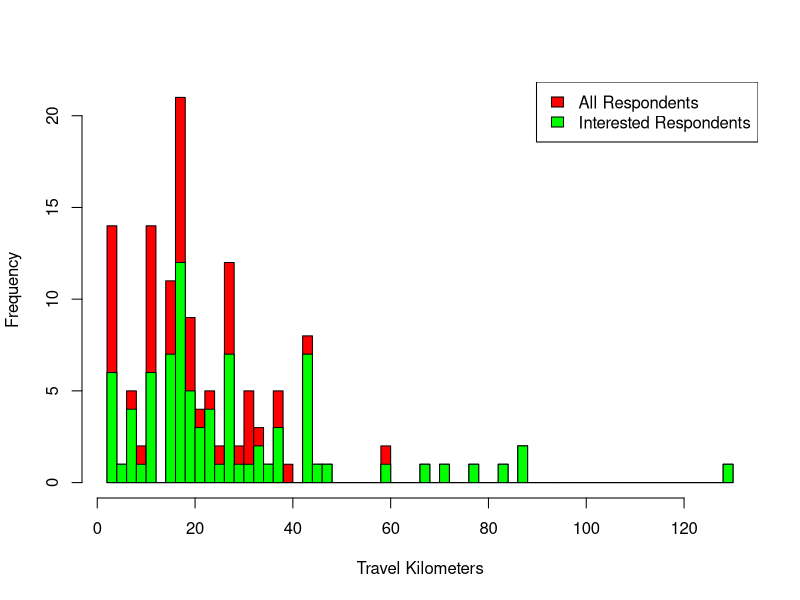

Reproduce this figure in R. (Note: this script raises an error after producing the figure.)
### LIBRARIES

library(dplyr)
library(plyr)
library(car)

### READING DATA
setwd("/Users/lukasmohs/Desktop/MA-data-analysis/") #adjust to directiory
data = read.csv("data.csv",sep=',')


### MODIFY DATA
levels(data$X1a)
#[1] "Alumni"           "Bachelor Student" "Master Student"   "PHD Student"   
data <- mutate(data, X1a2 = as.numeric(data$X1a))


data <- mutate(data, X1d2 = ifelse(data$X1d == 'Public Transport', 1,  ifelse(data$X1d == 'Both: Car &Public Transport', 2,  ifelse(data$X1d == 'Car', 3, 0))))
data <- mutate(data, X1d3 = ifelse(data$X1d == 'Car', 1,  0))


data$X.1c. = gsub(",", ".", data$X.1c.)
data$X.1c. = as.double(as.character(data$X.1c.))
data <- mutate(data, X.1c.2 = ifelse(data$X2a == 1, X.1c.,  NA))

data$X5a = as.POSIXct(strptime(data$X5a,format='%H:%M:%S'))
data$X5b = as.POSIXct(strptime(data$X5b,format='%H:%M:%S'))
data <- mutate(data, X5c = ifelse(data$X5c == '5 Minutes', 5,  ifelse(data$X5c == '10 Minutes', 10,  ifelse(data$X5c == '15 Minutes', 15, ifelse(data$X5c == '20 Minutes', 20, ifelse(data$X5c == '30 Minutes', 30, 40))))))
data <- mutate(data, X5d = ifelse(data$X5d == 'Less than 2 hours', 1,  ifelse(data$X5d == '2 - 12 hours', 2,  ifelse(data$X5d == '12 - 24 hours', 3, ifelse(data$X5d == 'more than 24 hours', 4, 0)))))
levelsX5e = levels(data$X5e)
#[1] ""                              "All"                           "All of the above"              "Bank Transfer"                 "Bier"                         
#[6] "Cash"                          "Cash and bank transfer"        "Payment Service (i.e. Paypal)" "Using an app"  
data$X5e =  as.numeric(data$X5e)

levelsX5f = levels(data$X5f)
#[1] ""                          "0 special characteristics" "Age group / study degree"  "Field of study"            "Gender"                    "Just distance"            
#[7] "Time of arrival"    
data$X5f =  as.numeric(data$X5f)

data$X6a = gsub(",", ".", data$X6a)
data$X6a = as.double(as.character(data$X6a))
data <- mutate(data, wppkm = ifelse(!is.na(data$X6a), X6a/X.1c. ,  NA))

data$X7a = gsub(",", ".", data$X7a)
data$X7a = as.double(as.character(data$X7a))
data <- mutate(data, eppkm = ifelse(!is.na(data$X7a), X7a/X.1c. ,  NA))

data$X7b = gsub(",", ".", data$X7b)
data$X7b = as.double(as.character(data$X7b))
data <- mutate(data, epdkm = ifelse(!is.na(data$X7b), X7b/10 ,  NA))

levelsX9a = levels(data$X9a)
#[1] ""    [2] "0 Need"   [3] "0t interested financially"   [4] "Loss of flexibility" [5] "Loss of privacy"    [6] "Public transport is more convenient"                                
# [7] "Public transport is more convenient and especially more sustainable"  [8] "Traffic jams"     [9] "Umwelt" 
data$X9a = as.numeric(data$X9a)
data <- mutate(data, X9a = ifelse(X9a!=1,X9a ,  NA))





### EXPLORATION
#Population
n = length(data$X1a2) # 136
numberCarDrivers = length(which(data$X1d2 == 3)) # 35
numberNonCarDrivers = length(which(data$X1d != 3)) # 101

#Gender
length(which(data$X1b == "Male")) #101
length(which(data$X1b == "Female")) #35
#Percent Male
length(which(data$X1b == "Male")) / n # 0.7426471

#Degree #[1] "Alumni"           "Bachelor Student" "Master Student"   "PHD Student"   
count(data$X1a2)
#x freq
#1    1
#2   87
#3   46
#4    2

#Sum Carpool already
length(which(data$X3a == 0)) #4
#Perent Carpool already
length(which(data$X3a == 0)) / n # 0.02941176

# Percent Intrerested
length(which(data$X2a == 1)) / n # 0.595

# Percent Car Intrerested
length(which(data$X2a == 1 & data$X1d2 == 3)) / numberCarDrivers # 0.828

# Percent Not Car Intrerested
length(which(data$X2a == 1 & data$X1d != 3)) / numberNonCarDrivers # 0.514

# Travel Distance
mean(data$X.1c) # 23.82794
median(data$X.1c) #18.1
hist(data$X.1c.,xlab="Travel Kilometers",main="", breaks=50, col="red")
hist(data$X.1c.2,add=T, col="green", breaks=50)
legend("topright", c("All Respondents", "Interested Respondents"), fill=c("red", "green"))

# Travel Distance on Travel Option
plot(data$X.1c.,data$X1d, xlab="Travel Distance", ylab="Traevl Option")
abline(lm(X1d ~ X.1c., data=data),col="red")

#Travel Time
startHour = strptime("6:001:00",format='%H:%M:%S')
endHour = strptime("21:45:00",format='%H:%M:%S')
hist(data$X5b,"mins",xlab="Arrival and Departure Time",col=rgb(1,0,0,0.4), breaks=50, xlim=as.POSIXct(c(startHour,endHour)))
hist(data$X5a,"mins",xlab="Arrival Time",add=T, col=rgb(0,1,0,0.4), breaks=35)
axis(side=1, at=seq(startHour,endHour, 10), labels=seq(0,1000,100))

startHour = strptime("7:00:00",format='%H:%M:%S')
endHour = strptime("12:00:00",format='%H:%M:%S')
plot(data$X.1c.,data$X5a, xlab="Travel Distance", ylab="Arrival Time", ylim=as.POSIXct(c(startHour,endHour)))
axis.POSIXct(2, at=startHour, labels=format(startHour, '%H:%M:%S'))
axis.POSIXct(2, at=endHour, labels=format(endHour, '%H:%M:%S'))

startHour = strptime("12:00:00",format='%H:%M:%S')
endHour = strptime("20:00:00",format='%H:%M:%S')
plot(data$X.1c.,data$X5b, xlab="Travel Distance", ylab="Departure Time", ylim=as.POSIXct(c(startHour,endHour)))
axis.POSIXct(2, at=startHour, labels=format(startHour, '%H:%M:%S'))
axis.POSIXct(2, at=endHour, labels=format(endHour, '%H:%M:%S'))

# Flexibility
hist(data$X5c)


# Travel Distance on Willingsness to Pay
hist(data$wppkm,xlab="Willingsness to Pay in Euro per Commute KM ",breaks=40)
plot(data$X.1c.,data$X6a, xlab="Travel Distance", ylab="Willingsness to Pay for total Distance",xlim = c(0,90))
wtplm = lm(X6a ~ X.1c., data=data) #linear model by fitting
summary(wtplm)$sigma  # residual standard deviation:  2.343433
abline(wtplm,col="red")
abline(0,0.3,col="blue")
abline(0,0.6,col="green")
legend("topright", c("Average Traveling Costs by Car (60 cents/km)","German Tax Refunds (30 cents/km)","Fitted Willingsness to Pay"), fill=c("green","blue", "red"),cex = 1.2)
mean(data$wppkm, na.rm=TRUE) # 0.1817779
median(data$wppkm, na.rm=TRUE) # 0.1296794

# Travel Distance on Expected Payout
hist(data$eppkm,xlab="Expected Payout in Euro per Commute KM",breaks=40)
plot(data$X.1c.,data$X7a, xlab="Travel Distance", ylab="Expected Payout in Euro for total Distance")
abline(lm(X7a ~ X.1c., data=data),col="red")
abline(0,0.3,col="blue")
mean(data$eppkm, na.rm=TRUE) # 0.1262702
median(data$eppkm, na.rm=TRUE) # 0.09353147

# Detour Distance on Expected Payout
hist(data$epdkm,xlab="Expected Payout in Euro per Detour KM",breaks=40)
plot(data$X.1c.,data$X7b, xlab="Travel Distance", ylab="Expected Payout in Euro per 10 Detour KM")
abline(lm(X7b ~ X.1c., data=data),col="red")
mean(data$epdkm, na.rm=TRUE)
median(data$epdkm, na.rm=TRUE)


# Reasons for not Founding / Joingin a Carpool
hist(data$X9a,xlab="Reasons for not Founding / Joingin a Carpool")
legend("topright", 95, legend=c(levelsX9a), cex=.8)

count(data$X9a)
#x freq
#NA   82
#2    3
#3    6
#4   13
#5    1
#6   28
#7    1
#8    1
#9    1
levelsX9a
#[1] ""    [2] "No Need"   [3] "Not interested financially"   [4] "Loss of flexibility"                                                
# [5] "Loss of privacy"    [6] "Public transport is more convenient"                                
# [7] "Public transport is more convenient and especially more sustainable"
# [8] "Traffic jams"     [9] "Umwelt" 

### Influence on Ride-sharing
lm = lm(X2a ~ X1a + X1b + X.1c. + X1d2, data=data)
summary(lm)

lr <- glm(X2a ~ X.1c. + X1d2, family=binomial(link='logit'),data=data)
summary(lr)
dataTest <- data[c(which( colnames(data)=="X.1c."), which( colnames(data)=="X1d2"))]
lrAccuracy <- (sum(predict(lr, dataTest, type="response")>0.5 & data$X2a==1) 
               + sum(predict(lr, dataTest, type="response")<0.5 & data$X2a==0) ) / nrow(data)
lrAccuracy # 0.6470588
